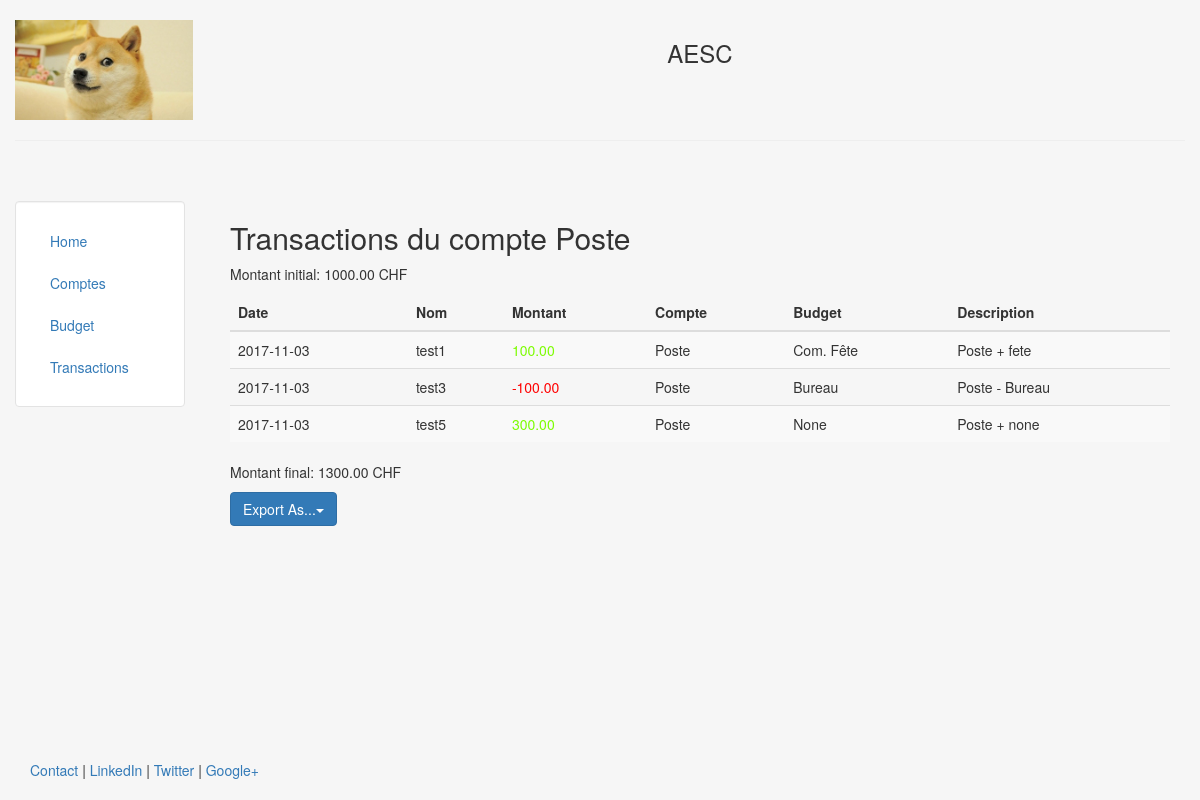
/compte/1, run on an earlier commit of the app's database.
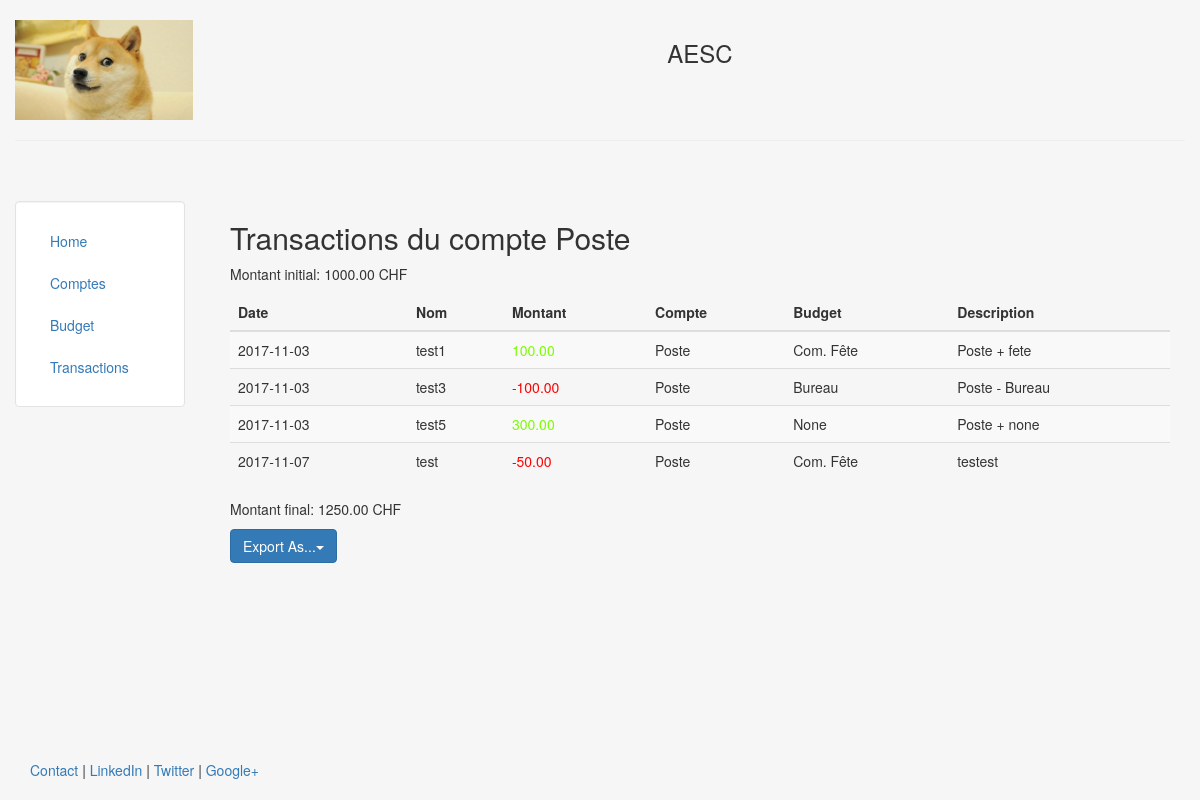
And on a later commit of the database.
### compta/models.py (models this page shows, shortened)
class Compte(models.Model):
    nom = models.CharField(max_length = 140)
    somme_depart = models.DecimalField( max_digits=11, decimal_places=2)
    somme_actuelle = models.DecimalField(max_digits=11, decimal_places=2)
    def __str__(self):
        return self.nom

class Transaction(models.Model):
    nom = models.CharField(max_length=140)
    somme = models.DecimalField(max_digits=11, decimal_places=2)
    compte = models.ForeignKey(Compte, on_delete=models.CASCADE)
    budget = models.ForeignKey(Budget, on_delete=models.CASCADE, blank=True, null=True)
    date = models.DateField()
    date_traitement = models.DateField(default=datetime.now)
    description = models.TextField()

class Budget(models.Model):
    nom = models.CharField(max_length = 140)
    somme_depart = models.DecimalField(max_digits=11, decimal_places=2)
    somme_actuelle = models.DecimalField(max_digits=11, decimal_places=2)
    def __str__(self):
        return self.nom

### compta/views.py (the view)
# urls.py: url(r'^compte/(?P<pk>\d+)$', views.detail_compte),
def detail_compte(request, pk):
    try:
        compte = Compte.objects.get(pk=pk)
        transac = Transaction.objects.filter(compte=pk)
    except:
        raise Http404("Le compte spécifié n'existe pas!")
    return render(request, "compta/detail_compte.html", {'compte': compte, 'transac':transac})

### templates/compta/detail_compte.html
{% extends "compta/header.html" %}
{% block content %}
    <h2>Transactions du compte {{ compte.nom }}</h2>
    <p>Montant initial: {{ compte.somme_depart }} CHF</p>
        <table class="table table-striped">
            <thead>
              <tr>
                <th>Date</th>
                <th>Nom</th>
                <th>Montant</th>
                <th>Compte</th>
                <th>Budget</th>
                <th>Description</th>
              </tr>
            </thead>
            <tbody>
                {% for c in transac %}
                    <tr>
                        <td>{{ c.date|date:"Y-m-d" }}</td>
                        <td>{{ c.nom }}</td>
                        <td>
                            {% if  c.somme > 0 %}
                                <font color="lawngreen">{{c.somme}}</font>
                            {% else %}
                                <font color="red">{{c.somme}}</font>
                            {% endif %}
                        </td>
                        <td>{{ c.compte }}</td>
                        <td>{{ c.budget }}</td>
                        <td>{{ c.description }}</td>
                    </tr>
                {% endfor %}
            </tbody>
        </table>
    <p>Montant final: {{ compte.somme_actuelle }} CHF</p>
    {% include 'compta/includes/export_snippet.html' %}
{% endblock %}

### templates/compta/header.html (shortened to what this page needs)
<!DOCTYPE html>
<html lang="en">
<head>
	{% load static %}
	<link rel="stylesheet" href="{% static 'bootstrap/css/bootstrap.min.css' %}" type = "text/css"/>
</head>
<body class="body" style="background-color:#f6f6f6">
	<div class="container-fluid" style="min-height:95%; ">
		<div class="row">
			  <div class="col-sm-2">
				  <br>
				  <center>
					<img src="{% static 'compta/img/doge.jpg' %}" class="responsive-img" style='max-height:100px;' alt="face">
				  </center>
			  </div>
			  <div class="col-sm-10">
				  <br>
				  <center>
				  <h3>AESC</h3>
				  </center>
			  </div>
		</div><hr>
		<div class="row">
		  <div class="col-sm-2">
		  <br>
		  <br>
			<div class="well bs-sidebar" id="sidebar" style="background-color:#fff">
			  <ul class="nav nav-pills nav-stacked">
				<li><a href='/'>Home</a></li>
				<li><a href='/comptes'>Comptes</a></li>
				<li><a href='/budgets'>Budget</a></li>
				<li><a href='/transactions'>Transactions</a></li>
			  </ul>
			</div>
		  </div>
		  <div class="col-sm-10">
			<div class='container-fluid'>
			<br><br>
			   {% block content %}
			   {% endblock %}
			</div>
		  </div>
		</div>
	</div>
	<footer>
		<div class="container-fluid" style='margin-left:15px'>
			<p><a href="#" target="blank">Contact</a> | <a href="#" target="blank">LinkedIn</a> | <a href="#" target="blank">Twitter</a> | <a href="#" target="blank">Google+</a></p>
		</div>
	</footer>
</body>
</html>

### templates/compta/includes/export_snippet.html (shortened to what this page needs)
{% block content %}
  <div class="btn-group">
    <button type="button" class="btn btn-primary dropdown-toggle" data-toggle="dropdown">
    Export As...<span class="caret"></span></button>
  </div>{% endblock %}

### templates/compta/header.html (style rules this page uses)
html, body { height:100% }

What changed in the data, as far as the page shows it:
changed Compte "Poste": somme_actuelle "1300.00" → "1250.00"
added Transaction: date "2017-11-07", nom "test", somme "-50.00", compte "Poste", budget "Com. Fête", description "testest"
